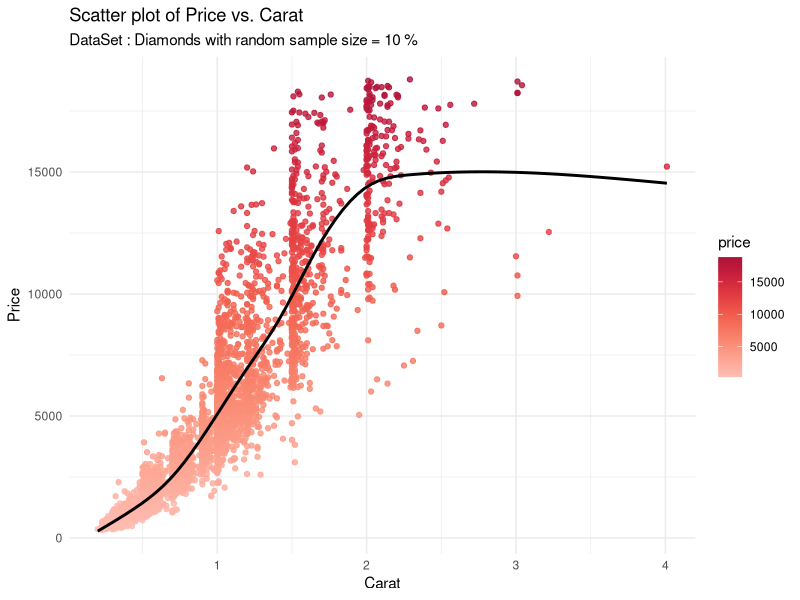
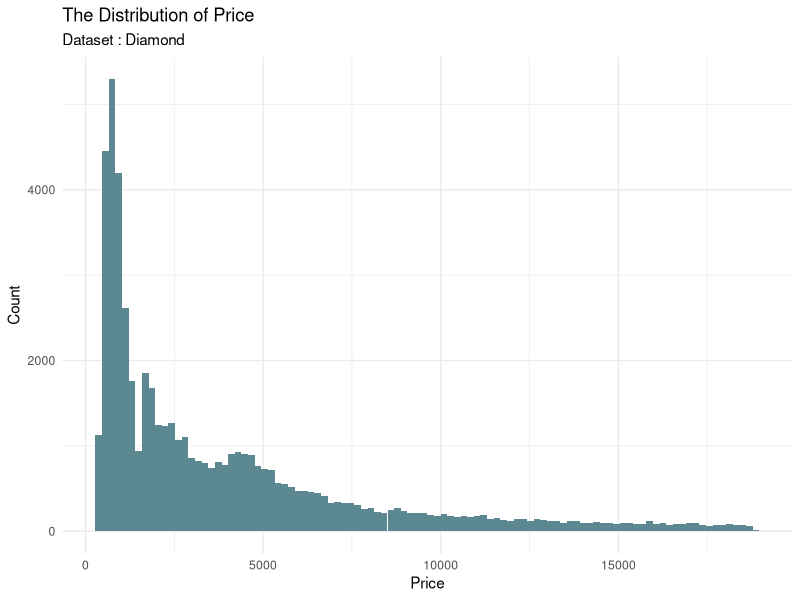
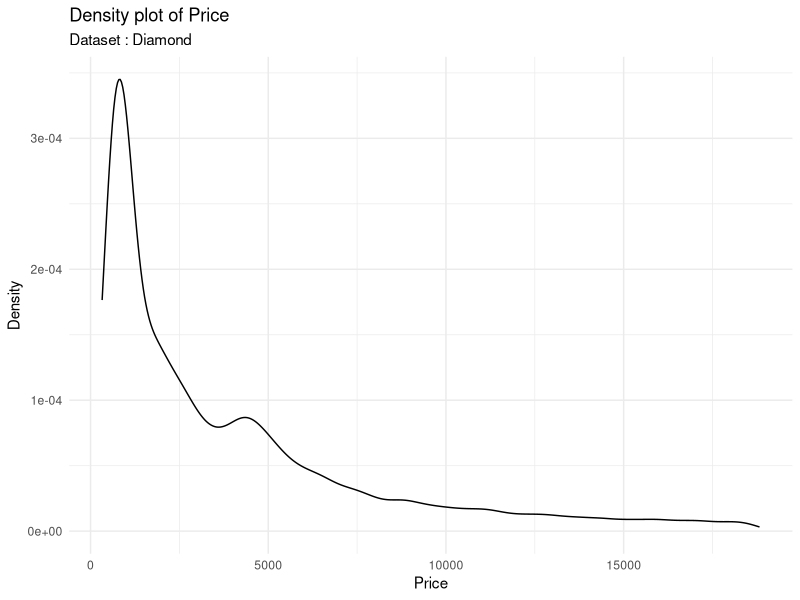
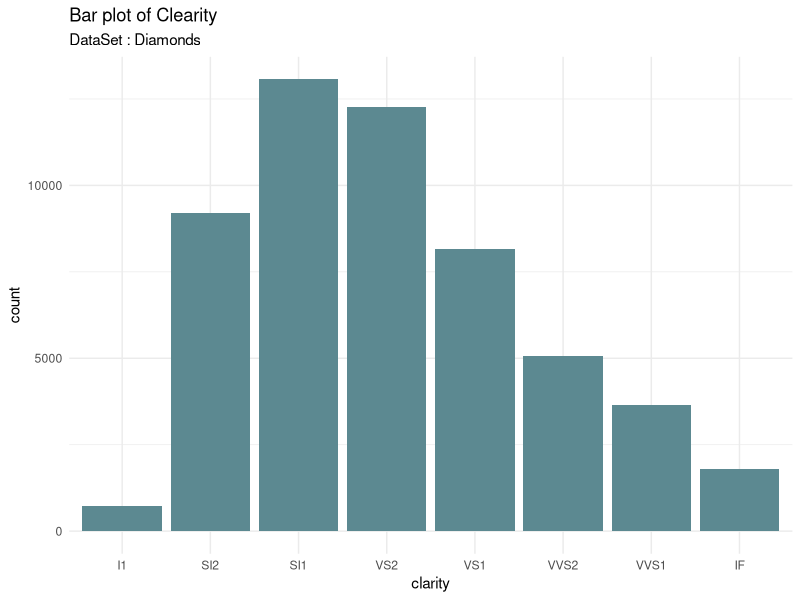
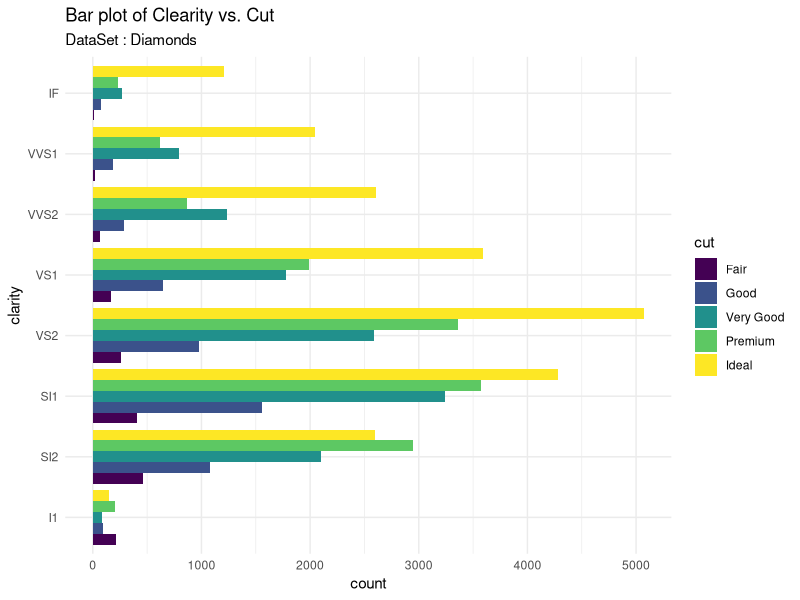
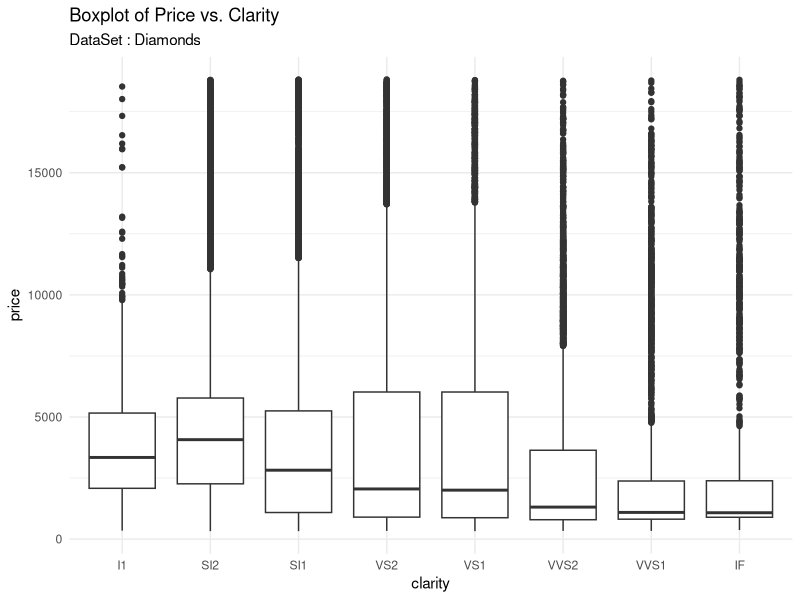
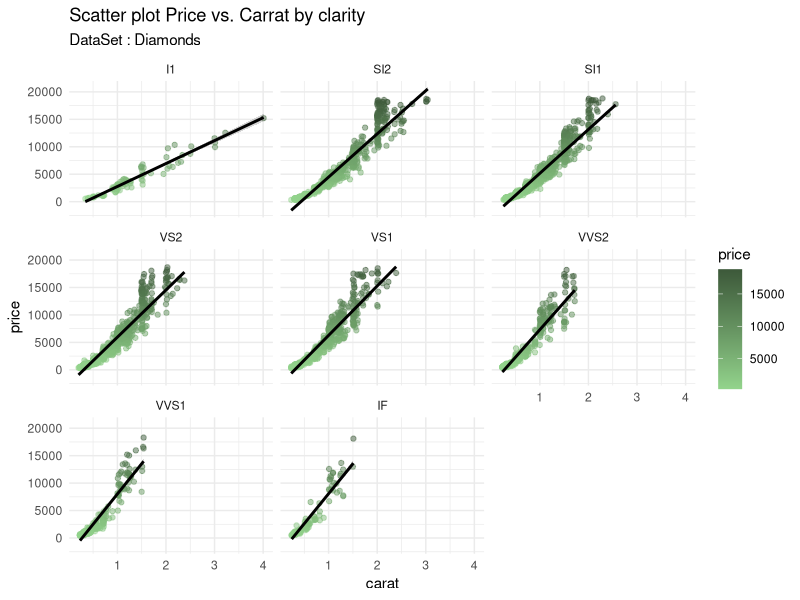
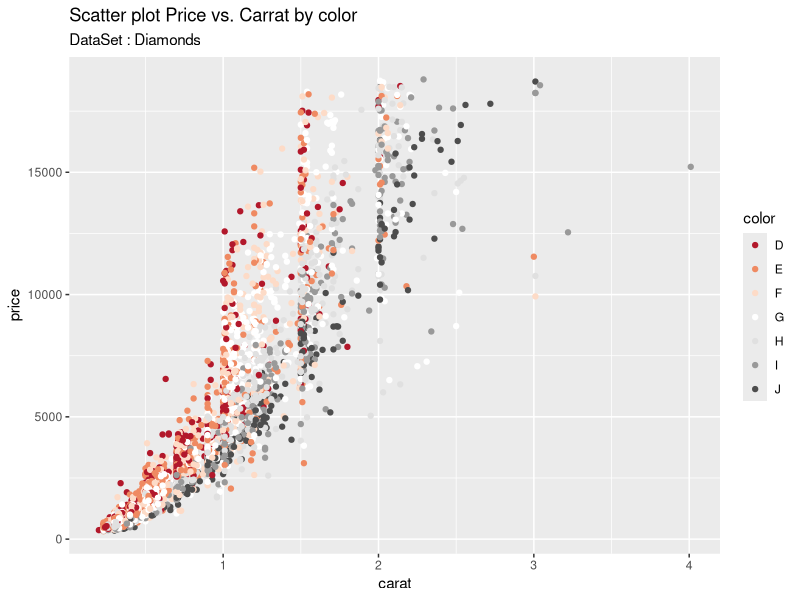

R code for these plots, in order:
## ---- chunk 1
install.packages("tidyverse")
library(tidyverse) 
## ---- chunk 2
install.packages("ggthemes")
library(ggthemes)
## ---- chunk 3
set.seed(66)
small_diamonds <- sample_frac(diamonds, size = 0.1)
## ---- chunk 4
ggplot(data = small_diamonds, mapping = aes(x = carat , y = price, col = price )) +
  geom_point(alpha = 0.8) +
  geom_smooth(col = "black", se = F) +
  theme_minimal() +
  scale_colour_gradient_tableau('Red') +
  labs(title = "Scatter plot of Price vs. Carat",
       subtitle =  "DataSet : Diamonds with random sample size = 10 %",
       x = "Carat",
       y = "Price")
## ---- chunk 5
ggplot(diamonds, mapping = aes(x = price)) +
  geom_histogram(bins = 100, fill = "#5c8991") +
  theme_minimal() +
  labs(title = "The Distribution of Price",
       subtitle = "Dataset : Diamond",
       x = "Price",
       y = "Count")
## ---- chunk 6

ggplot(diamonds, mapping = aes(x = price)) +
  geom_density() +
  theme_minimal() +
  labs(title = "Density plot of Price",
       subtitle = "Dataset : Diamond",
       x = "Price",
       y = "Density")

## ---- chunk 7
mean(diamonds$price, na.rm = TRUE)

## ---- chunk 8
median(diamonds$price, na.rm = TRUE)

## ---- chunk 9
diamonds %>%
  count(price) %>%
  arrange(-n) %>%
  head(1)
## ---- chunk 10
sd(diamonds$price)
## ---- chunk 11
ggplot(diamonds, aes(clarity)) +
  geom_bar(fill = "#5c8991") +
  theme_minimal() +
  labs(title = "Bar plot of Clearity",
       subtitle =  "DataSet : Diamonds")
## ---- chunk 12
ggplot(diamonds, aes(clarity, fill = cut)) +
  geom_bar(position = "dodge") +
  theme_minimal() +
  coord_flip() +
  labs(title = "Bar plot of Clearity vs. Cut",
       subtitle =  "DataSet : Diamonds")
## ---- chunk 13
ggplot(diamonds, aes(clarity, price)) +
  geom_boxplot() +
  theme_minimal() +
  labs(title = "Boxplot of Price vs. Clarity",
       subtitle =  "DataSet : Diamonds")
## ---- chunk 14
ggplot(small_diamonds, aes(carat, price, col = price)) +
  geom_point(alpha = 0.5) +
  geom_smooth(method ="lm", col = "black") +
  scale_color_gradient(low = "#93d48c",high = "#3d593a") +
  facet_wrap(~clarity) +
  theme_minimal() +
  labs(title = "Scatter plot Price vs. Carrat by clarity",
       subtitle = "DataSet : Diamonds")
## ---- chunk 15
ggplot(small_diamonds, aes(carat, price, col = color)) +
  geom_point(alpha = 1) +
  scale_color_brewer(type = "div", palette = 6) +
  labs(title = "Scatter plot Price vs. Carrat by color",
       subtitle = "DataSet : Diamonds")
